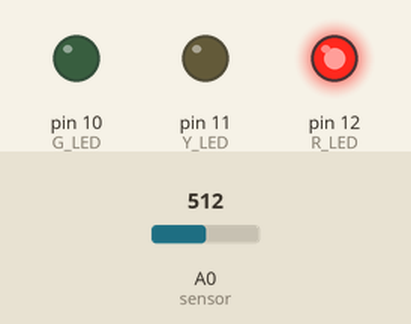
Bench run of a sketch on a simulated Arduino Uno, built with avr-gcc and run on an emulated ATmega328P. Parts: output pins drawn as LEDs (lit = HIGH). The test bench sets the inputs (shaded band); at power-on: A0 (sensor) = 512. What the sketch prints to the serial monitor is not drawn.

Above: at 2.8 s.
2.9 s: A0 (sensor) set to 88
5.6 s: A0 (sensor) set to 80
At 6.5 s:
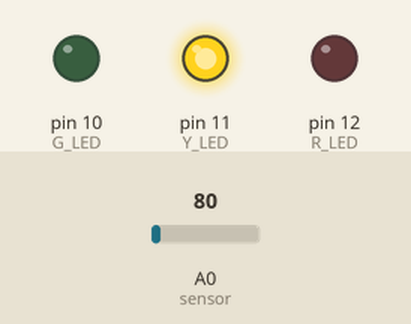
8.3 s: A0 (sensor) set to 31
At 10.8 s:
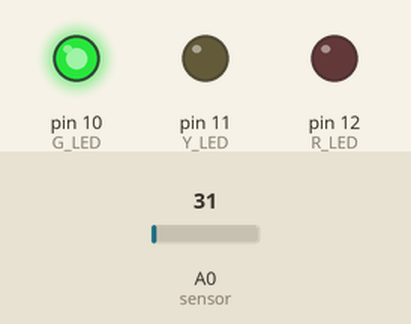
11.5 s: A0 (sensor) set to 122
At 12.4 s:
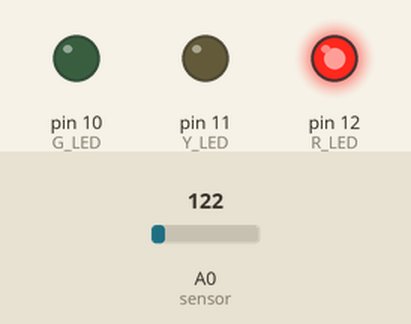
14.2 s: A0 (sensor) set to 30
At 16.6 s:
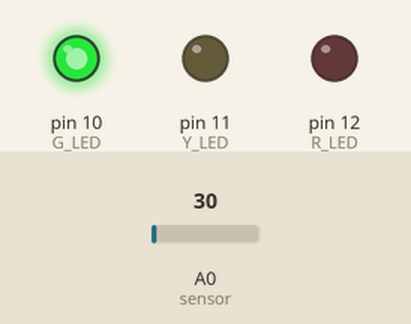
Timing chart, 0 to 18.1 s (numbered marks = the images above; inputs shaded):
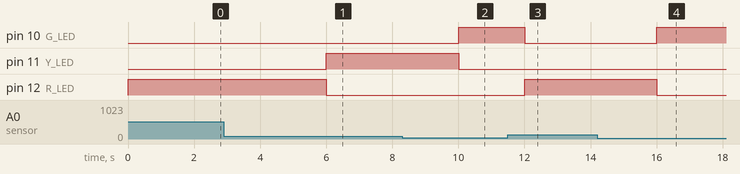

The sketch:

Arduino_Nano_LM35_Temp_indcator.ino
```cpp
int R_LED = 12;
int Y_LED = 11;
int G_LED = 10;

void setup() {
  pinMode(R_LED, OUTPUT);
  pinMode(Y_LED, OUTPUT);
  pinMode(G_LED, OUTPUT); //defines all the LED pins to output
  Serial.begin(9600);//Display in monitor
}
void loop() {
  int vol = analogRead(A0) * (5.0 / 1023.0*100);   //analog read the temperature sensor voltage

//delay(2000);
if (vol<=31)                                    //if the temperature is low
{

 Serial.print(" The temperature is: ");
Serial.print(vol);
 Serial.write(0xDF);
 Serial.println("    =its cool");
  Serial.println("");

  digitalWrite(G_LED, HIGH);                   // GREEN led on
  digitalWrite(Y_LED, LOW);
  digitalWrite(R_LED, LOW);
delay(1000);
}
else if (vol>=32 && vol<=40)                // if the temperature is middle
 {

 Serial.print(" The temperature is: ");
 Serial.print(vol);
 Serial.write(0xDF);
 Serial.println("    =its normal");
   Serial.println("");
   digitalWrite(R_LED, LOW);

  digitalWrite(Y_LED, HIGH);              //YELLOW led on
  digitalWrite(G_LED, LOW);
delay(1000);
}
else if (vol>=41)                            //If the temperature is HIGH
{

 Serial.print(" The temperature is: ");
 Serial.print(vol);
  Serial.write(0xDF);
 Serial.println("    =its hot");
   Serial.println("");
   digitalWrite(G_LED, LOW);
  digitalWrite(Y_LED, LOW);
  digitalWrite(R_LED, HIGH);
  delay(1000);// REDled on
}
delay(1000);
 }
```

Measured:
- the behaviour switches between 84 and 83 on A0 (sensor) (found by bisection; images 0 and 1)
- after the input at 2.9 s, every drawn part: stays the same
- after the input at 5.6 s, pin 11 (Y_LED): LOW → HIGH after 0.40 s; pin 12 (R_LED): HIGH → LOW after 0.40 s
- after the input at 8.3 s, pin 10 (G_LED): LOW → HIGH after 1.7 s; pin 11 (Y_LED): HIGH → LOW after 1.7 s
- after the input at 11.5 s, pin 10 (G_LED): HIGH → LOW after 0.50 s; pin 12 (R_LED): LOW → HIGH after 0.50 s
- after the input at 14.2 s, pin 10 (G_LED): LOW → HIGH after 1.8 s; pin 12 (R_LED): HIGH → LOW after 1.8 s
